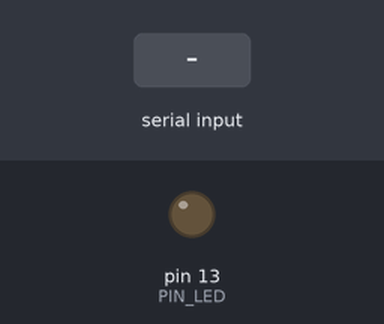
A sketch run on a simulated Arduino Uno, built with avr-gcc and run on an emulated ATmega328P. On the bench: output pins drawn as LEDs (lit = HIGH). The inputs (shaded band) are chosen by the test bench. What the sketch prints to the serial monitor is not drawn.

Above: at 1.2 s.
1.3 s: "E" received over Serial
At 1.6 s:
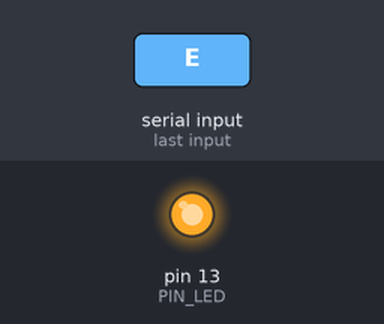
2.8 s: "S" received over Serial
At 4.0 s:
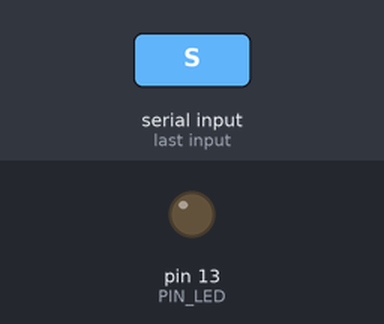
Timing chart, 0 to 5.8 s (numbered marks = the images above; inputs shaded):
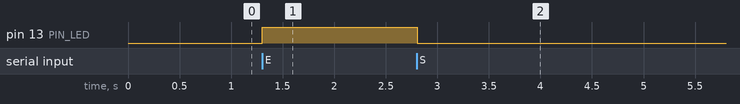

The sketch:

led_SyE.ino
```cpp
//declaro una variable global
int num1=0;
//int num2=0;
//declaro una constante
const int PIN_LED=13;

void setup() {
  // solo para ejecutar los datos iniciales
  Serial.begin(9600);
  pinMode(PIN_LED, OUTPUT);  // configuro la salida

}

void loop() {
  // es el que se ejecuta constantemente

  Serial.println(num1); //envia datos
  if(Serial.available()>0){

    int Mycaracter=Serial.read();

    if(Mycaracter=='E'){
      digitalWrite(PIN_LED,HIGH);

      }
     if(Mycaracter=='S'){

      digitalWrite(PIN_LED,LOW);

      }

    }

}
```

Measured:
- after the input at 1.3 s, pin 13 (PIN_LED): LOW → HIGH at once
- after the input at 2.8 s, pin 13 (PIN_LED): HIGH → LOW at once
